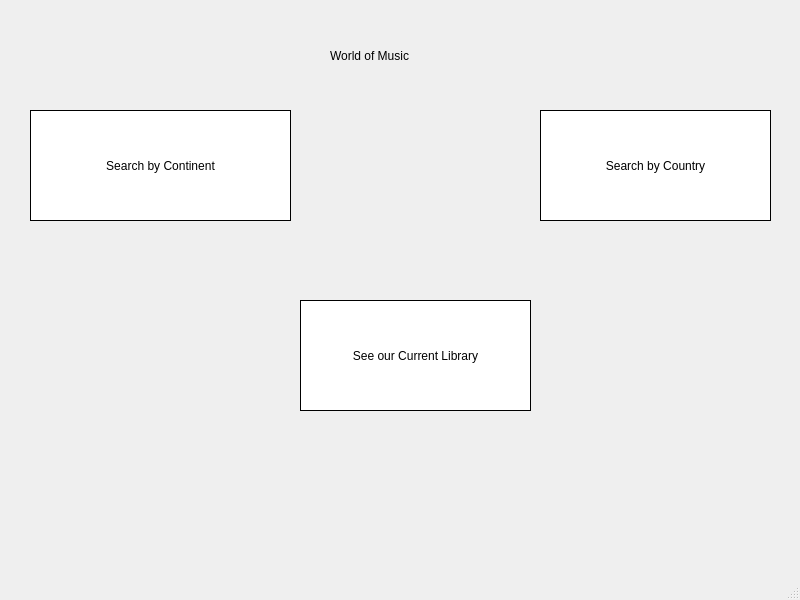
<?xml version="1.0" encoding="UTF-8"?>
<ui version="4.0">
    <class>MainWindow</class>
    <widget class="QMainWindow" name="MainWindow">
        <property name="geometry">
            <rect>
                <x>0</x>
                <y>0</y>
                <width>800</width>
                <height>600</height>
            </rect>
        </property>
        <property name="windowTitle">
            <string>MainWindow</string>
        </property>
        <property name="styleSheet">
            <string notr="true">background-color: rgb(rgb(133, 174, 207));</string>
        </property>
        <widget class="QWidget" name="centralwidget">
            <widget class="QStackedWidget" name="stackedWidget">
                <property name="geometry">
                    <rect>
                        <x>10</x>
                        <y>0</y>
                        <width>1041</width>
                        <height>561</height>
                    </rect>
                </property>
                <property name="styleSheet">
                    <string notr="true"/>
                </property>
                <widget class="QWidget" name="page">
                    <widget class="QLabel" name="label_2">
                        <property name="geometry">
                            <rect>
                                <x>320</x>
                                <y>40</y>
                                <width>171</width>
                                <height>31</height>
                            </rect>
                        </property>
                        <property name="styleSheet">
                            <string notr="true">font: 24pt &quot;.AppleSystemUIFont&quot;;</string>
                        </property>
                        <property name="text">
                            <string>World of Music</string>
                        </property>
                    </widget>
                    <widget class="QPushButton" name="searchCont">
                        <property name="geometry">
                            <rect>
                                <x>20</x>
                                <y>110</y>
                                <width>261</width>
                                <height>111</height>
                            </rect>
                        </property>
                        <property name="styleSheet">
                            <string notr="true">background-color: rgb(255, 255, 255);
                                color: rgb(0, 0, 0);
                                font: 18pt &quot;.AppleSystemUIFont&quot;;
                                border-width : 1.2px;
                                border-color: rgb(0, 0, 0);
                                border-style:inset;</string>
                        </property>
                        <property name="text">
                            <string>Search by Continent</string>
                        </property>
                    </widget>
                    <widget class="QPushButton" name="searchCountry">
                        <property name="geometry">
                            <rect>
                                <x>530</x>
                                <y>110</y>
                                <width>231</width>
                                <height>111</height>
                            </rect>
                        </property>
                        <property name="styleSheet">
                            <string notr="true">background-color: rgb(255, 255, 255);
                                color: rgb(0, 0, 0);
                                font: 18pt &quot;.AppleSystemUIFont&quot;;
                                border-width : 1.2px;
                                border-color: rgb(0, 0, 0);
                                border-style:inset;</string>
                        </property>
                        <property name="text">
                            <string>Search by Country</string>
                        </property>
                    </widget>
                    <widget class="QPushButton" name="currentLibrary">
                        <property name="geometry">
                            <rect>
                                <x>290</x>
                                <y>300</y>
                                <width>231</width>
                                <height>111</height>
                            </rect>
                        </property>
                        <property name="styleSheet">
                            <string notr="true">background-color: rgb(255, 255, 255);
                                color: rgb(0, 0, 0);
                                font: 18pt &quot;.AppleSystemUIFont&quot;;
                                border-width : 1.2px;
                                border-color: rgb(0, 0, 0);
                                border-style:inset;</string>
                        </property>
                        <property name="text">
                            <string>See our Current Library</string>
                        </property>
                    </widget>
                </widget>
                <widget class="QWidget" name="currentLibrary_2">
                    <widget class="QPushButton" name="pushButton">
                        <property name="geometry">
                            <rect>
                                <x>50</x>
                                <y>110</y>
                                <width>161</width>
                                <height>51</height>
                            </rect>
                        </property>
                        <property name="styleSheet">
                            <string notr="true">background-color: rgb(255, 255, 255);
                                color: rgb(0, 0, 0);
                                font: 18pt &quot;.AppleSystemUIFont&quot;;
                                border-width : 1.2px;
                                border-color: rgb(0, 0, 0);
                                border-style:inset;</string>
                        </property>
                        <property name="text">
                            <string>Load by DFS</string>
                        </property>
                    </widget>
                    <widget class="QPushButton" name="pushButton_2">
                        <property name="geometry">
                            <rect>
                                <x>540</x>
                                <y>110</y>
                                <width>191</width>
                                <height>51</height>
                            </rect>
                        </property>
                        <property name="styleSheet">
                            <string notr="true">background-color: rgb(255, 255, 255);
                                color: rgb(0, 0, 0);
                                font: 18pt &quot;.AppleSystemUIFont&quot;;
                                border-width : 1.2px;
                                border-color: rgb(0, 0, 0);
                                border-style:inset;</string>
                        </property>
                        <property name="text">
                            <string>Load by BFS</string>
                        </property>
                    </widget>
                    <widget class="QPushButton" name="backAll">
                        <property name="geometry">
                            <rect>
                                <x>20</x>
                                <y>453</y>
                                <width>141</width>
                                <height>71</height>
                            </rect>
                        </property>
                        <property name="styleSheet">
                            <string notr="true">background-color: rgb(255, 255, 255);
                                color: rgb(0, 0, 0);
                                font: 18pt &quot;.AppleSystemUIFont&quot;;
                                border-width : 1.2px;
                                border-color: rgb(0, 0, 0);
                                border-style:inset;</string>
                        </property>
                        <property name="text">
                            <string>Back</string>
                        </property>
                    </widget>
                </widget>
                <widget class="QWidget" name="searchCountry_2">
                    <widget class="QLabel" name="label">
                        <property name="geometry">
                            <rect>
                                <x>310</x>
                                <y>40</y>
                                <width>191</width>
                                <height>41</height>
                            </rect>
                        </property>
                        <property name="styleSheet">
                            <string notr="true">font: 24pt &quot;.AppleSystemUIFont&quot;;</string>
                        </property>
                        <property name="text">
                            <string>Search by Country</string>
                        </property>
                    </widget>
                    <widget class="QLabel" name="label_6">
                        <property name="geometry">
                            <rect>
                                <x>120</x>
                                <y>125</y>
                                <width>141</width>
                                <height>21</height>
                            </rect>
                        </property>
                        <property name="styleSheet">
                            <string notr="true">font: 18pt &quot;.AppleSystemUIFont&quot;;</string>
                        </property>
                        <property name="text">
                            <string>Pick a Country</string>
                        </property>
                    </widget>
                    <widget class="QLabel" name="label_7">
                        <property name="geometry">
                            <rect>
                                <x>500</x>
                                <y>130</y>
                                <width>211</width>
                                <height>20</height>
                            </rect>
                        </property>
                        <property name="styleSheet">
                            <string notr="true">font: 18pt &quot;.AppleSystemUIFont&quot;;</string>
                        </property>
                        <property name="text">
                            <string>Choose how many Songs</string>
                        </property>
                    </widget>
                    <widget class="QPushButton" name="loadCountry">
                        <property name="geometry">
                            <rect>
                                <x>330</x>
                                <y>300</y>
                                <width>131</width>
                                <height>51</height>
                            </rect>
                        </property>
                        <property name="styleSheet">
                            <string notr="true">background-color: rgb(255, 255, 255);
                                color: rgb(0, 0, 0);
                                font: 18pt &quot;.AppleSystemUIFont&quot;;
                                border-width : 1.2px;
                                border-color: rgb(0, 0, 0);
                                border-style:inset;</string>
                        </property>
                        <property name="text">
                            <string>Load</string>
                        </property>
                    </widget>
                    <widget class="QComboBox" name="countryBox">
                        <property name="geometry">
                            <rect>
                                <x>120</x>
                                <y>150</y>
                                <width>211</width>
                                <height>24</height>
                            </rect>
                        </property>
                        <property name="styleSheet">
                            <string notr="true">background-color: rgb(255, 255, 255);
                                color: rgb(0, 0, 0);
                                font: 18pt &quot;.AppleSystemUIFont&quot;;
                                border-width : 1.2px;
                                border-color: rgb(0, 0, 0);
                                border-style:inset;</string>
                        </property>
                    </widget>
                    <widget class="QComboBox" name="numberBox">
                        <property name="geometry">
                            <rect>
                                <x>500</x>
                                <y>150</y>
                                <width>141</width>
                                <height>24</height>
                            </rect>
                        </property>
                        <property name="styleSheet">
                            <string notr="true">background-color: rgb(255, 255, 255);
                                color: rgb(0, 0, 0);
                                font: 18pt &quot;.AppleSystemUIFont&quot;;
                                border-width : 1.2px;
                                border-color: rgb(0, 0, 0);
                                border-style:inset;</string>
                        </property>
                    </widget>
                    <widget class="QPushButton" name="backCountry">
                        <property name="geometry">
                            <rect>
                                <x>40</x>
                                <y>483</y>
                                <width>91</width>
                                <height>31</height>
                            </rect>
                        </property>
                        <property name="styleSheet">
                            <string notr="true">background-color: rgb(255, 255, 255);
                                color: rgb(0, 0, 0);
                                font: 18pt &quot;.AppleSystemUIFont&quot;;
                                border-width : 1.2px;
                                border-color: rgb(0, 0, 0);
                                border-style:inset;</string>
                        </property>
                        <property name="text">
                            <string>Back</string>
                        </property>
                    </widget>
                </widget>
                <widget class="QWidget" name="searchCont_2">
                    <widget class="QLabel" name="label_3">
                        <property name="geometry">
                            <rect>
                                <x>300</x>
                                <y>40</y>
                                <width>221</width>
                                <height>31</height>
                            </rect>
                        </property>
                        <property name="styleSheet">
                            <string notr="true">font: 24pt &quot;.AppleSystemUIFont&quot;;</string>
                        </property>
                        <property name="text">
                            <string>Search by Continent</string>
                        </property>
                    </widget>
                    <widget class="QLabel" name="label_4">
                        <property name="geometry">
                            <rect>
                                <x>80</x>
                                <y>140</y>
                                <width>151</width>
                                <height>16</height>
                            </rect>
                        </property>
                        <property name="styleSheet">
                            <string notr="true">font: 18pt &quot;.AppleSystemUIFont&quot;;</string>
                        </property>
                        <property name="text">
                            <string>Pick a Continent</string>
                        </property>
                    </widget>
                    <widget class="QLabel" name="label_5">
                        <property name="geometry">
                            <rect>
                                <x>490</x>
                                <y>125</y>
                                <width>211</width>
                                <height>31</height>
                            </rect>
                        </property>
                        <property name="styleSheet">
                            <string notr="true">font: 18pt &quot;.AppleSystemUIFont&quot;;</string>
                        </property>
                        <property name="text">
                            <string>Choose how many Songs</string>
                        </property>
                    </widget>
                    <widget class="QPushButton" name="loadButton">
                        <property name="geometry">
                            <rect>
                                <x>330</x>
                                <y>320</y>
                                <width>141</width>
                                <height>61</height>
                            </rect>
                        </property>
                        <property name="styleSheet">
                            <string notr="true">background-color: rgb(255, 255, 255);
                                color: rgb(0, 0, 0);
                                font: 18pt &quot;.AppleSystemUIFont&quot;;
                                border-width : 1.2px;
                                border-color: rgb(0, 0, 0);
                                border-style:inset;</string>
                        </property>
                        <property name="text">
                            <string>Load</string>
                        </property>
                    </widget>
                    <widget class="QComboBox" name="continentDrop">
                        <property name="geometry">
                            <rect>
                                <x>80</x>
                                <y>160</y>
                                <width>191</width>
                                <height>24</height>
                            </rect>
                        </property>
                        <property name="styleSheet">
                            <string notr="true">background-color: rgb(255, 255, 255);
                                color: rgb(0, 0, 0);
                                font: 18pt &quot;.AppleSystemUIFont&quot;;
                                border-width : 1.2px;
                                border-color: rgb(0, 0, 0);
                                border-style:inset;</string>
                        </property>
                    </widget>
                    <widget class="QComboBox" name="songContDrop">
                        <property name="geometry">
                            <rect>
                                <x>490</x>
                                <y>160</y>
                                <width>151</width>
                                <height>24</height>
                            </rect>
                        </property>
                        <property name="styleSheet">
                            <string notr="true">background-color: rgb(255, 255, 255);
                                color: rgb(0, 0, 0);
                                font: 18pt &quot;.AppleSystemUIFont&quot;;
                                border-width : 1.2px;
                                border-color: rgb(0, 0, 0);
                                border-style:inset;</string>
                        </property>
                    </widget>
                    <widget class="QPushButton" name="backCont">
                        <property name="geometry">
                            <rect>
                                <x>30</x>
                                <y>503</y>
                                <width>91</width>
                                <height>31</height>
                            </rect>
                        </property>
                        <property name="styleSheet">
                            <string notr="true">background-color: rgb(255, 255, 255);
                                color: rgb(0, 0, 0);
                                font: 18pt &quot;.AppleSystemUIFont&quot;;
                                border-width : 1.2px;
                                border-color: rgb(0, 0, 0);
                                border-style:inset;</string>
                        </property>
                        <property name="text">
                            <string>Back</string>
                        </property>
                    </widget>
                </widget>
                <widget class="QWidget" name="loadPage">
                    <widget class="QLabel" name="label_8">
                        <property name="geometry">
                            <rect>
                                <x>310</x>
                                <y>10</y>
                                <width>141</width>
                                <height>41</height>
                            </rect>
                        </property>
                        <property name="styleSheet">
                            <string notr="true">font: 24pt &quot;.AppleSystemUIFont&quot;;
                                color: rgb(255, 255, 255);</string>
                        </property>
                        <property name="text">
                            <string>Your Playlist</string>
                        </property>
                    </widget>
                    <widget class="QPushButton" name="startOver">
                        <property name="geometry">
                            <rect>
                                <x>20</x>
                                <y>520</y>
                                <width>101</width>
                                <height>31</height>
                            </rect>
                        </property>
                        <property name="styleSheet">
                            <string notr="true">background-color: rgb(255, 255, 255);
                                color: rgb(0, 0, 0);
                                font: 18pt &quot;.AppleSystemUIFont&quot;;
                                border-width : 1.2px;
                                border-color: rgb(0, 0, 0);
                                border-style:inset;</string>
                        </property>
                        <property name="text">
                            <string>Start Over</string>
                        </property>
                    </widget>
                    <widget class="QLabel" name="label_9">
                        <property name="geometry">
                            <rect>
                                <x>30</x>
                                <y>60</y>
                                <width>681</width>
                                <height>31</height>
                            </rect>
                        </property>
                        <property name="styleSheet">
                            <string notr="true">font: 24pt &quot;.AppleSystemUIFont&quot;;
                                color: rgb(255, 255, 255);</string>
                        </property>
                        <property name="text">
                            <string>You selected:</string>
                        </property>
                    </widget>
                    <widget class="QLabel" name="playLabel">
                        <property name="geometry">
                            <rect>
                                <x>30</x>
                                <y>70</y>
                                <width>741</width>
                                <height>431</height>
                            </rect>
                        </property>
                        <property name="styleSheet">
                            <string notr="true">font: 16pt &quot;.AppleSystemUIFont&quot;;
                                color: rgb(255, 255, 255);</string>
                        </property>
                        <property name="text">
                            <string>ttt</string>
                        </property>
                    </widget>
                </widget>
            </widget>
        </widget>
        <widget class="QMenuBar" name="menubar">
            <property name="geometry">
                <rect>
                    <x>0</x>
                    <y>0</y>
                    <width>800</width>
                    <height>21</height>
                </rect>
            </property>
        </widget>
        <widget class="QStatusBar" name="statusbar"/>
    </widget>
    <resources/>
    <connections/>
</ui>
